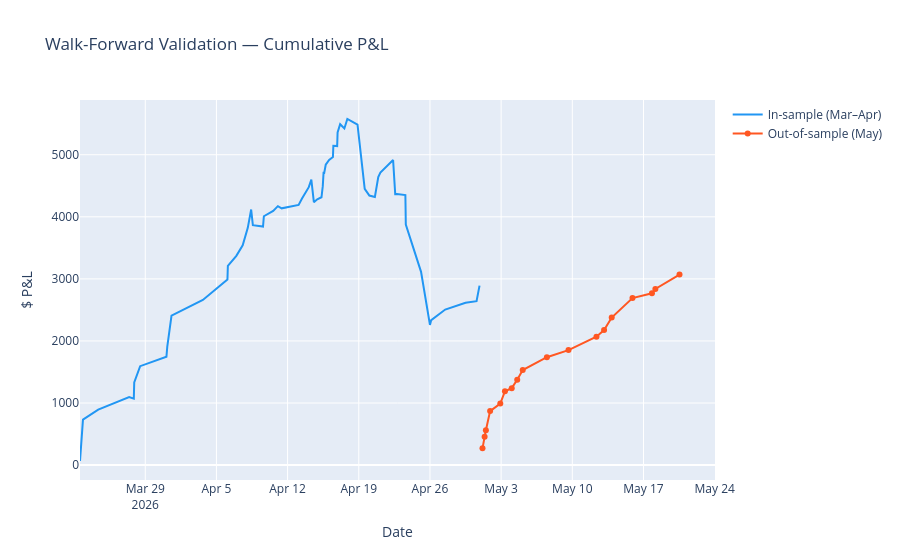

The code cell stored with this chart in its notebook:
### Markdown cell above
## Walk-Forward Validation (Out-of-Sample)

Strategy parameters are **fixed** — the constants set above were derived from first
principles (IV/RVol filter from vol literature; premium floor from TC analysis; early
exit from gamma-risk reasoning). They are applied unchanged to the hold-out period.

**Split**: train = March 21 – April 30 · test = May 1 – 18

### Code cell
from datetime import date

TRAIN_END  = date(2026, 4, 30)
TEST_START = date(2026, 5,  1)

surface_train = surface.filter(pl.col("trade_date") <= TRAIN_END)
surface_test  = surface.filter(pl.col("trade_date") >= TEST_START)

print(f"Train: {surface_train['trade_date'].min()} → {TRAIN_END}  "
      f"({surface_train['trade_date'].n_unique()} unique days)")
print(f"Test : {TEST_START} → {surface_test['trade_date'].max()}  "
      f"({surface_test['trade_date'].n_unique()} unique days)")

trades_train = run_full_backtest(surface_train, session_hours=None)
trades_test  = run_full_backtest(surface_test,  session_hours=None)

m_train = compute_metrics(trades_train)
m_test  = compute_metrics(trades_test)

cmp = pd.DataFrame(
    {"In-sample (Mar–Apr)": m_train, "Out-of-sample (May)": m_test},
).T

print("\n=== WALK-FORWARD VALIDATION ===")
display(cmp[["n_trades", "total_return_$", "sharpe_ratio", "win_rate_pct",
             "max_drawdown_$", "itm_rate_pct", "early_exit_pct"]])

fig_wf = go.Figure()
for tdf, label, color in [
    (trades_train.to_pandas(), "In-sample (Mar–Apr)", "#2196F3"),
    (trades_test.to_pandas(),  "Out-of-sample (May)", "#FF5722"),
]:
    if len(tdf) > 0:
        tdf["expiry_ts"] = pd.to_datetime(tdf["expiry_ts"], utc=True)
        tdf = tdf.sort_values("expiry_ts")
        tdf["cum_pnl"] = tdf["pnl"].cumsum()
        fig_wf.add_trace(go.Scatter(
            x=tdf["expiry_ts"], y=tdf["cum_pnl"],
            name=label, line=dict(width=2, color=color),
        ))

fig_wf.update_layout(
    title="Walk-Forward Validation — Cumulative P&L",
    xaxis_title="Date", yaxis_title="$ P&L", hovermode="x unified",
)
fig_wf.show()

### Figure 1 — Plotly figure (JSON) as saved in the notebook; plotly's stock layout.template omitted (floating-point values rounded to 4 significant figures)
{"data": [{"line": {"color": "#2196F3", "width": 2}, "name": "In-sample (Mar–Apr)", "x": ["2026-03-22T14:00:00.000000", "2026-03-22T21:00:00.000000", "2026-03-24T09:00:00.000000", "2026-03-27T10:00:00.000000", "2026-03-27T21:00:00.000000", "2026-03-27T22:00:00.000000", "2026-03-28T12:00:00.000000", "2026-03-31T02:00:00.000000", "2026-03-31T04:00:00.000000", "2026-03-31T14:00:00.000000", "2026-04-03T16:00:00.000000", "2026-04-06T02:00:00.000000", "2026-04-06T03:00:00.000000", "2026-04-06T23:00:00.000000", "2026-04-07T14:00:00.000000", "2026-04-08T02:00:00.000000", "2026-04-08T10:00:00.000000", "2026-04-08T14:00:00.000000", "2026-04-09T14:00:00.000000", "2026-04-09T15:00:00.000000", "2026-04-09T16:00:00.000000", "2026-04-10T14:00:00.000000", "2026-04-11T01:00:00.000000", "2026-04-11T10:00:00.000000", "2026-04-13T02:00:00.000000", "2026-04-13T10:00:00.000000", "2026-04-13T14:00:00.000000", "2026-04-14T02:00:00.000000", "2026-04-14T08:00:00.000000", "2026-04-14T14:00:00.000000", "2026-04-14T22:00:00.000000", "2026-04-15T08:00:00.000000", "2026-04-15T11:00:00.000000", "2026-04-15T12:00:00.000000", "2026-04-15T13:00:00.000000", "2026-04-15T14:00:00.000000", "2026-04-15T18:00:00.000000", "2026-04-16T02:00:00.000000", "2026-04-16T11:00:00.000000", "2026-04-16T12:00:00.000000", "2026-04-16T21:00:00.000000", "2026-04-16T22:00:00.000000", "2026-04-17T04:00:00.000000", "2026-04-17T14:00:00.000000", "2026-04-17T21:00:00.000000", "2026-04-18T21:00:00.000000", "2026-04-19T14:00:00.000000", "2026-04-20T01:00:00.000000", "2026-04-20T14:00:00.000000", "2026-04-20T22:00:00.000000", "2026-04-21T03:00:00.000000", "2026-04-22T03:00:00.000000", "2026-04-22T09:00:00.000000", "2026-04-22T14:00:00.000000", "2026-04-22T18:00:00.000000", "2026-04-23T14:00:00.000000", "2026-04-23T15:00:00.000000", "2026-04-25T03:00:00.000000", "2026-04-26T00:00:00.000000", "2026-04-26T03:00:00.000000", "2026-04-27T12:00:00.000000", "2026-04-29T12:00:00.000000", "2026-04-30T14:00:00.000000", "2026-04-30T21:00:00.000000"], "y": [65.98, 733.6, 894.3, 1097.0, 1071.0, 1331.0, 1594.0, 1745.0, 1909.0, 2409.0, 2660.0, 2990.0, 3211.0, 3372.0, 3542.0, 3822.0, 4118.0, 3866.0, 3843.0, 3896.0, 4009.0, 4096.0, 4172.0, 4136.0, 4193.0, 4296.0, 4339.0, 4478.0, 4599.0, 4236.0, 4283.0, 4315.0, 4494.0, 4599.0, 4725.0, 4691.0, 4839.0, 4917.0, 4964.0, 5144.0, 5140.0, 5360.0, 5492.0, 5424.0, 5576.0, 5483.0, 4452.0, 4342.0, 4319.0, 4642.0, 4712.0, 4864.0, 4916.0, 4366.0, 4368.0, 4351.0, 3875.0, 3114.0, 2258.0, 2336.0, 2506.0, 2615.0, 2641.0, 2890.0], "type": "scatter"}, {"line": {"color": "#FF5722", "width": 2}, "name": "Out-of-sample (May)", "x": ["2026-05-01T04:00:00.000000", "2026-05-01T09:00:00.000000", "2026-05-01T12:00:00.000000", "2026-05-01T22:00:00.000000", "2026-05-02T22:00:00.000000", "2026-05-03T09:00:00.000000", "2026-05-04T01:00:00.000000", "2026-05-04T14:00:00.000000", "2026-05-05T03:00:00.000000", "2026-05-07T12:00:00.000000", "2026-05-09T15:00:00.000000", "2026-05-12T09:00:00.000000", "2026-05-13T03:00:00.000000", "2026-05-13T21:00:00.000000", "2026-05-15T22:00:00.000000", "2026-05-17T20:00:00.000000", "2026-05-18T04:00:00.000000", "2026-05-20T13:00:00.000000"], "y": [269.9, 458.5, 562.8, 869.9, 990.6, 1189.0, 1240.0, 1375.0, 1532.0, 1738.0, 1853.0, 2069.0, 2176.0, 2377.0, 2690.0, 2768.0, 2837.0, 3069.0], "type": "scatter"}], "layout": {"title": {"text": "Walk-Forward Validation — Cumulative P&L"}, "xaxis": {"title": {"text": "Date"}}, "yaxis": {"title": {"text": "$ P&L"}}, "hovermode": "x unified"}}
